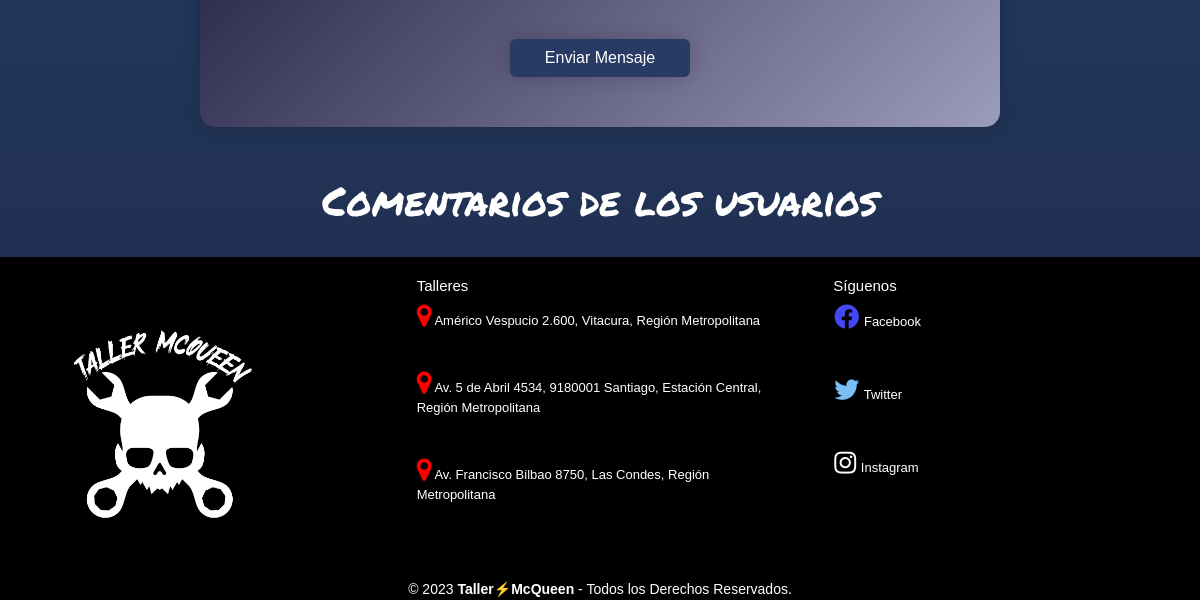
/mycontacto (lower part), run on an earlier commit of the app's database.
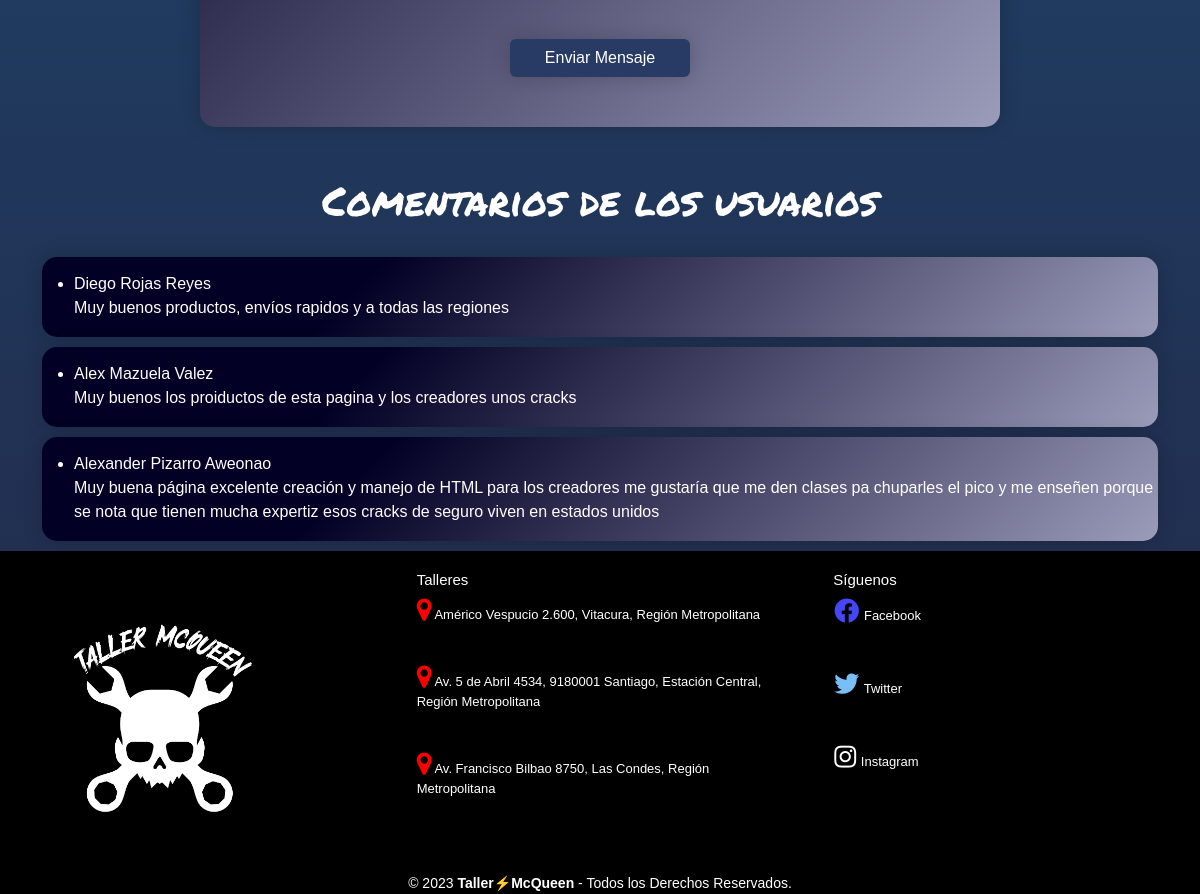
And on a later commit of the database.
### productos/models.py (models this page shows, shortened)
class ContactoAdmin(models.Model):
    nombre=models.CharField(max_length=30)
    apellidoP=models.CharField(max_length=30)
    apellidoM=models.CharField(max_length=30)
    rut=models.CharField(max_length=11)
    genero=models.IntegerField(null=False, blank=False,choices=opciones_genero
                               ,default=1)
    direccion=models.CharField(max_length=50)
    email=models.EmailField(max_length=60)
    phone=models.CharField(max_length=11)
    mensaje=models.CharField(max_length=300)

### productos/views.py (the view)
# urls.py: path('mycontacto', views.contacto, name='contacto'),
def contacto(request):
    productos= ContactoAdmin.objects.raw('SELECT * from productos_contactoadmin')
    print(productos)
    context={'productos':productos}
    return render(request, 'productos/contacto.html',context)

### productos/templates/productos/contacto.html (shortened to what this page needs)
{% extends 'productos/base.html' %}
{% load static %}
{% block contenido%}
<body id="contacto">
    <div class="formulario">
        <form action="{% url 'registrarComentario' %}" id="formulario" method="POST">{% csrf_token %}
            <div class="form-content" id="">
                <input class="btn" type="submit" name="contact" value="Enviar Mensaje" style="background-color: #283b64; color: white;">
            </div>
        </form>
    </div>
    <div class="container" id="msjusers" style="color: white;">
        <div>
            <h1>Comentarios de los usuarios</h1>
            <br>
            {% for productos in productos %}
            <div id="contenedormsj">
                <ul>
                    <li>{{productos.nombre}} {{productos.apellidoP}} {{productos.apellidoM}}
                    <br>
                    {{productos.mensaje}}
                </ul>
            </div>
            {% endfor %}
        </div>
    </div>
</body>
{% endblock%}

### productos/templates/productos/base.html (shortened to what this page needs)
<!DOCTYPE html>
<html lang="en">
<head>
    {% load static %}
    <link rel="stylesheet" href="https://cdnjs.cloudflare.com/ajax/libs/font-awesome/5.15.1/css/all.min.css">
    <link rel="stylesheet" href="{% static 'productos/css/stylex.css' %}">
    <link href="https://cdn.jsdelivr.net/npm/bootstrap@5.3.0-alpha3/dist/css/bootstrap.min.css" rel="stylesheet"
>
    <link href="https://maxcdn.bootstrapcdn.com/font-..." rel="stylesheet" >
    <link rel="stylesheet" href="https://cdnjs.cloudflare.com/ajax/libs/font-awesome/4.7.0/css/font-awesome.min.css">
</head>
<body>
    <div class="contenido">
        {% block contenido %}
        {% endblock %}
    </div>
    <footer class="pie-pagina">
        <div class="grupo-1">
            <div class="box">
                <figure>
                    <a href="">
                        <img src="{% static 'productos/img/LogoEmpresa.png' %}" alt="Empresa">
                    </a>
                </figure>
            </div>
            <div class="box">
                <h2>Talleres</h2>
                <p><i class="fa fa-map-marker fa-2x" style="color:red"></i> Américo Vespucio 2.600, Vitacura, Región Metropolitana</p>
                <br>
                <p><i class="fa fa-map-marker fa-2x" style="color:red"></i> Av. 5 de Abril 4534, 9180001 Santiago, Estación Central, Región Metropolitana</p>
                <br>
                <p><i class="fa fa-map-marker fa-2x" style="color:red"></i> Av. Francisco Bilbao 8750, Las Condes, Región Metropolitana</p>
            </div>
                <div class="box">
                <h2>Síguenos</h2>
                <div class="rs">
                    <a href="#" style="text-decoration: none;">
                        <p><i class="fab fa-facebook" style="color: #4546F5;"></i> Facebook</p>
                    </a>
                    <a href="#" style="text-decoration: none;">
                        <p><i class="fab fa-twitter" style="color: #79BFF5"></i> Twitter</p>
                    </a>
                    <a href="#" style="text-decoration: none;">
                        <p><i class="fab fa-instagram"></i> Instagram</p>
                    </a>
                </div>
            </div>
        </div>
        <div class="grupo-2">
            <small>
                &copy; 2023 <b>Taller⚡McQueen</b> - Todos los Derechos Reservados.
            </small>
        </div>
    </footer>
</body>
</html>

### productos/static/productos/css/stylex.css (style rules this page uses)
* { margin: 0; padding: 0; border: 0; font-size: 100%; vertical-align: baseline; }
body { text-align: center; font-family: sans-serif; min-height: 100vh; }
p { margin-bottom: 40px; font-size: 18px; }
.container { text-align: center; }
.pie-pagina { width: 100%; background-color: black; }
.pie-pagina .grupo-1 { width: 100%; max-width: 1200px; margin: auto; display: grid; grid-template-columns: repeat(3, 1fr); grid-gap: 50px; padding: 20px 0px; }
.pie-pagina .grupo-1 .box figure { width: 100%; height: 100%; display: flex; justify-content: center; align-items: center; }
.pie-pagina .grupo-1 .box figure img { max-width: 60%; margin-left: 50px; }
.pie-pagina .grupo-1 .box h2 { color: white; font-size: 15px; }
.pie-pagina .grupo-1 .box p { color: white; font-size: 13px; }
.pie-pagina .grupo-2 { color: white; display: flex; justify-content: center; margin-top: -21px; }
.rs i { flex-direction: column; text-decoration: none; color: white; font-size: 25px; margin-bottom: 30px; padding: 1px; }
#contacto { font-family: Arial, Helvetica, sans-serif; background: linear-gradient( 180deg, rgba(37,34,63,1) 0%, rgba(31,61,98,1) 50%, rgba(35,40,72,1) 100% ); align-items: center; justify-content: center; min-height: 100vh; }
form { padding: 50px; background: rgb(2, 0, 36); background: linear-gradient( 135deg, rgba(2, 0, 36, 1) 29%, rgba(155, 155,186, 1) 100%, rgba(0, 212, 255,1) 100% ); border-radius: 15px; box-shadow: 0 0 20px rgba(0, 0, 0, 0.2); width: 800px; text-align: left; flex-direction: column; }
.form-content { display: flex; flex-direction: column; }
input, textarea { padding: 20px 15px; background-color: #283b64; border: 0; outline: none; border-radius: 25px; color: #f5fcff; font-size: 16px; }
::placeholder { color: #949fbd; font-size: 16px; }
.btn { padding: 17px 15px; width: 180px; align-self: center; display: flex; text-transform: capitalize; color: #f5fcff; font-size: 16px; box-shadow: 0 0 20px rgba(0, 0, 0, 0.2); cursor: pointer; }
.formulario, form { justify-content: center; align-items: center; display: flex; padding-bottom: 50px; }
#msjusers { font-family: 'Permanent Marker', cursive; }
#contenedormsj { font-family: Arial, Helvetica, sans-serif; background: linear-gradient( 135deg, rgba(2, 0, 36, 1) 29%, rgba(155, 155,186, 1) 100%, rgba(0, 212, 255,1) 100% ); justify-content: left; border-radius: 15px; box-shadow: 0 0 20px rgba(0, 0, 0, 0.2); text-align: left; padding-top: 15px; padding-bottom: 1px; margin-bottom: 10px; }

What changed in the data, as far as the page shows it:
added ContactoAdmin: nombre "Diego", apellidoP "Rojas", apellidoM "Reyes", mensaje "Muy buenos productos, envíos rapidos y a todas las regiones"
added ContactoAdmin: nombre "Alex", apellidoP "Mazuela", apellidoM "Valez", mensaje "Muy buenos los proiductos de esta pagina y los creadores unos cracks"
added ContactoAdmin: nombre "Alexander", apellidoP "Pizarro", apellidoM "Aweonao", mensaje "Muy buena página excelente creación y manejo de HTML para los creadores me gustaría que me den clases pa chuparles el pico y me enseñen porque se nota que tienen mucha expertiz esos cracks de seguro viven en estados unidos"
